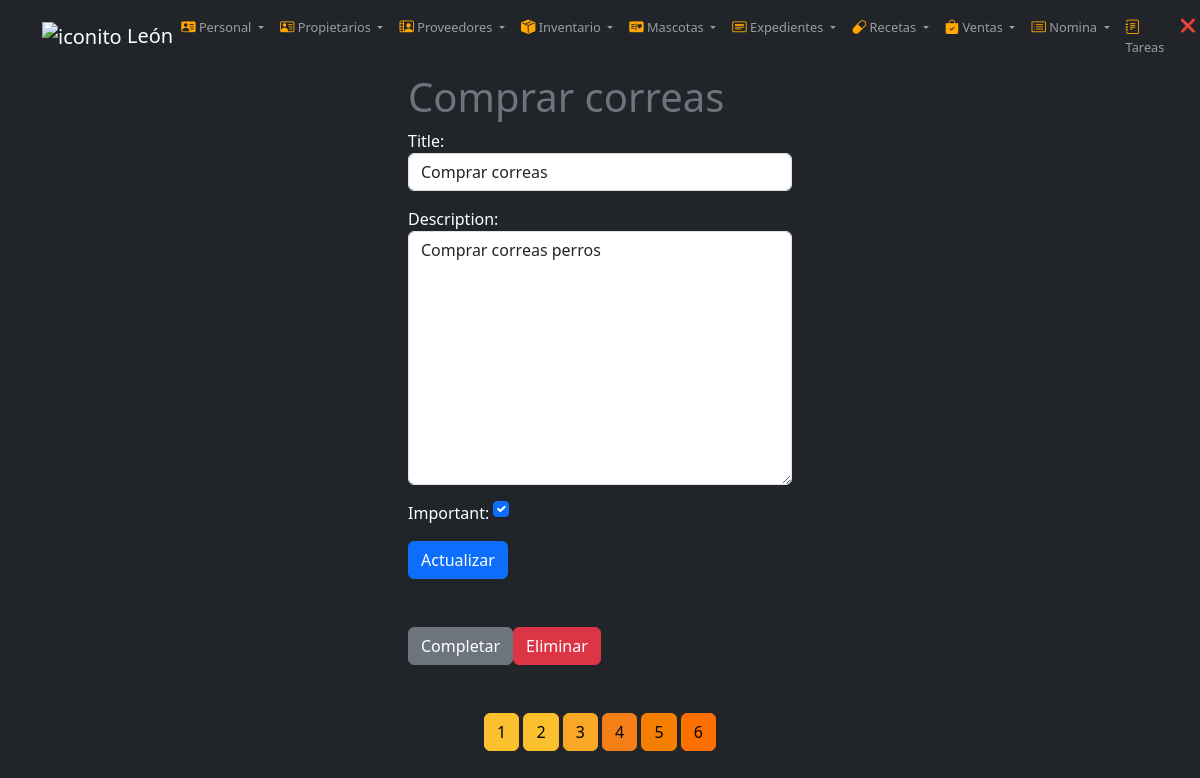
The page /tasks/1/ (signed in) on the database its author committed.
### tasks/models.py (models this page shows, shortened)
class Task(models.Model):
    title = models.CharField(max_length=100)
    description = models.TextField(blank=True)
    created = models.DateTimeField(auto_now_add=True)
    datecompleted = models.DateTimeField(null=True, blank=True)
    important = models.BooleanField(default=False)
    user = models.ForeignKey(User, on_delete=models.CASCADE)

### tasks/views.py (the view, shortened to what this page needs)
# urls.py: path('tasks/<int:task_id>/', views.task_detail, name='task_detail'),
@login_required
def task_detail(request, task_id):
    if request.method == "GET":
        task = get_object_or_404(Task, pk=task_id, user=request.user)
        form = TaskForm(instance=task)
        return render(request, "task_detail.html", {"task": task, "form": form})

### tasks/forms.py
class TaskForm(forms.ModelForm):
    class Meta:
        model = Task
        fields = ["title", "description", "important"]
        widgets = {
            "title": forms.TextInput(
                attrs={"class": "form-control", "placeholder": "Escribe un titulo"} ),
            "description": forms.Textarea(
                attrs={
                    "class": "form-control",
                    "placeholder": "Escribe una descripcion",}),
            "important": forms.CheckboxInput(
                attrs={"class": "form-check-input m-auto"} ),}

### tasks/templates/task_detail.html (shortened to what this page needs)
{% extends 'base.html' %}
{% block content %}
<main class="">
    <div class="row">
        <div class="col-md-4 offset-md-4">
            <h1 class="text-secondary"> {{task.title}} </h1>
            <form method="POST">
                {{form.as_p}}
                <button class="btn btn-primary"> Actualizar </button>
            </form>
            <div class="mt-5 d-flex">
                <form action="{% url 'complete_task' task.id %}" method="POST">
                    <button class="btn btn-secondary">
                        Completar
                    </button>
                </form>
                <form action="{% url 'delete_task' task.id %}" method="POST">
                    <button class="btn btn-danger">
                        Eliminar
                    </button>
                </form>
            </div>
        </div>
    </div>
</main>
{% endblock %}

### static/styles.css (style rules this page uses)
:root { --itp-yellow: #FBC02D; --itp-hover: #FDD835; }

### rows shown on the page
Task: title "Comprar correas", description "Comprar correas perros", important "☑"
